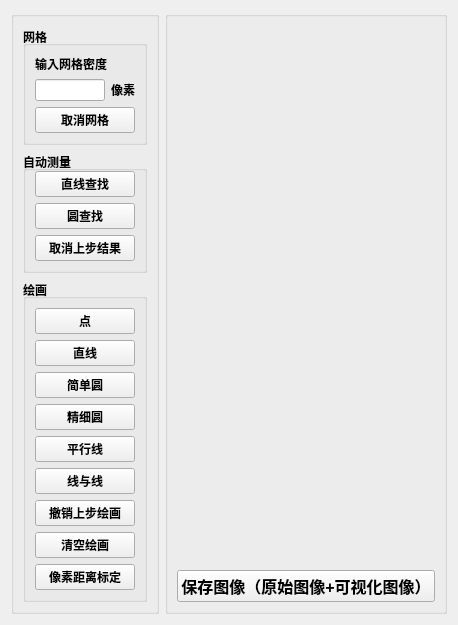
      <widget class="QWidget" name="tabFrontView">
       <attribute name="title">
        <string>对向视图</string>
       </attribute>
       <layout class="QHBoxLayout" name="horizontalLayout_21">
        <item>
         <widget class="QGroupBox" name="groupBox_19">
          <property name="font">
           <font>
            <pointsize>12</pointsize>
            <weight>75</weight>
            <bold>true</bold>
           </font>
          </property>
          <property name="acceptDrops">
           <bool>false</bool>
          </property>
          <property name="title">
           <string/>
          </property>
          <property name="flat">
           <bool>false</bool>
          </property>
          <layout class="QVBoxLayout" name="verticalLayout_14" stretch="1,1,3">
           <item>
            <widget class="QGroupBox" name="groupBox_20">
             <property name="font">
              <font>
               <pointsize>9</pointsize>
               <weight>75</weight>
               <bold>true</bold>
              </font>
             </property>
             <property name="contextMenuPolicy">
              <enum>Qt::DefaultContextMenu</enum>
             </property>
             <property name="layoutDirection">
              <enum>Qt::LeftToRight</enum>
             </property>
             <property name="autoFillBackground">
              <bool>false</bool>
             </property>
             <property name="title">
              <string>网格</string>
             </property>
             <property name="alignment">
              <set>Qt::AlignLeading|Qt::AlignLeft|Qt::AlignVCenter</set>
             </property>
             <property name="flat">
              <bool>false</bool>
             </property>
             <property name="checkable">
              <bool>false</bool>
             </property>
             <layout class="QGridLayout" name="gridLayout_14">
              <item row="2" column="0" colspan="2">
               <widget class="QPushButton" name="btnCancelGrids_Front">
                <property name="sizePolicy">
                 <sizepolicy hsizetype="Minimum" vsizetype="Fixed">
                  <horstretch>0</horstretch>
                  <verstretch>0</verstretch>
                 </sizepolicy>
                </property>
                <property name="font">
                 <font>
                  <pointsize>9</pointsize>
                  <weight>75</weight>
                  <bold>true</bold>
                 </font>
                </property>
                <property name="text">
                 <string>取消网格</string>
                </property>
               </widget>
              </item>
              <item row="1" column="1">
               <widget class="QLabel" name="label_35">
                <property name="sizePolicy">
                 <sizepolicy hsizetype="Minimum" vsizetype="Fixed">
                  <horstretch>0</horstretch>
                  <verstretch>0</verstretch>
                 </sizepolicy>
                </property>
                <property name="text">
                 <string>像素</string>
                </property>
               </widget>
              </item>
              <item row="0" column="0" colspan="2">
               <widget class="QLabel" name="label_6">
                <property name="sizePolicy">
                 <sizepolicy hsizetype="Maximum" vsizetype="Fixed">
                  <horstretch>0</horstretch>
                  <verstretch>0</verstretch>
                 </sizepolicy>
                </property>
                <property name="font">
                 <font>
                  <pointsize>9</pointsize>
                  <weight>75</weight>
                  <bold>true</bold>
                 </font>
                </property>
                <property name="text">
                 <string>输入网格密度</string>
                </property>
                <property name="alignment">
                 <set>Qt::AlignRight|Qt::AlignTrailing|Qt::AlignVCenter</set>
                </property>
               </widget>
              </item>
              <item row="1" column="0">
               <widget class="QLineEdit" name="leGridDens_Front">
                <property name="sizePolicy">
                 <sizepolicy hsizetype="Minimum" vsizetype="Fixed">
                  <horstretch>0</horstretch>
                  <verstretch>0</verstretch>
                 </sizepolicy>
                </property>
                <property name="maximumSize">
                 <size>
                  <width>70</width>
                  <height>16777215</height>
                 </size>
                </property>
                <property name="alignment">
                 <set>Qt::AlignCenter</set>
                </property>
               </widget>
              </item>
             </layout>
            </widget>
           </item>
           <item>
            <widget class="QGroupBox" name="groupBox_22">
             <property name="font">
              <font>
               <pointsize>9</pointsize>
               <weight>75</weight>
               <bold>true</bold>
              </font>
             </property>
             <property name="contextMenuPolicy">
              <enum>Qt::DefaultContextMenu</enum>
             </property>
             <property name="layoutDirection">
              <enum>Qt::LeftToRight</enum>
             </property>
             <property name="autoFillBackground">
              <bool>false</bool>
             </property>
             <property name="title">
              <string>自动测量</string>
             </property>
             <property name="alignment">
              <set>Qt::AlignLeading|Qt::AlignLeft|Qt::AlignVCenter</set>
             </property>
             <property name="flat">
              <bool>false</bool>
             </property>
             <property name="checkable">
              <bool>false</bool>
             </property>
             <layout class="QVBoxLayout" name="verticalLayout_17">
              <property name="topMargin">
               <number>0</number>
              </property>
              <item>
               <widget class="QPushButton" name="btnLineDet_Front">
                <property name="sizePolicy">
                 <sizepolicy hsizetype="Minimum" vsizetype="Fixed">
                  <horstretch>0</horstretch>
                  <verstretch>0</verstretch>
                 </sizepolicy>
                </property>
                <property name="font">
                 <font>
                  <pointsize>9</pointsize>
                  <weight>75</weight>
                  <bold>true</bold>
                 </font>
                </property>
                <property name="text">
                 <string>直线查找</string>
                </property>
               </widget>
              </item>
              <item>
               <widget class="QPushButton" name="btnCircleDet_Front">
                <property name="sizePolicy">
                 <sizepolicy hsizetype="Minimum" vsizetype="Fixed">
                  <horstretch>0</horstretch>
                  <verstretch>0</verstretch>
                 </sizepolicy>
                </property>
                <property name="font">
                 <font>
                  <pointsize>9</pointsize>
                  <weight>75</weight>
                  <bold>true</bold>
                 </font>
                </property>
                <property name="text">
                 <string>圆查找</string>
                </property>
               </widget>
              </item>
              <item>
               <widget class="QPushButton" name="btnCan1StepDet_Front">
                <property name="sizePolicy">
                 <sizepolicy hsizetype="Minimum" vsizetype="Fixed">
                  <horstretch>0</horstretch>
                  <verstretch>0</verstretch>
                 </sizepolicy>
                </property>
                <property name="font">
                 <font>
                  <pointsize>9</pointsize>
                  <weight>75</weight>
                  <bold>true</bold>
                 </font>
                </property>
                <property name="text">
                 <string>取消上步结果</string>
                </property>
               </widget>
              </item>
             </layout>
            </widget>
           </item>
           <item>
            <widget class="QGroupBox" name="groupBox_26">
             <property name="font">
              <font>
               <pointsize>9</pointsize>
               <weight>75</weight>
               <bold>true</bold>
              </font>
             </property>
             <property name="layoutDirection">
              <enum>Qt::LeftToRight</enum>
             </property>
             <property name="title">
              <string>绘画</string>
             </property>
             <property name="alignment">
              <set>Qt::AlignLeading|Qt::AlignLeft|Qt::AlignVCenter</set>
             </property>
             <property name="flat">
              <bool>false</bool>
             </property>
             <property name="checkable">
              <bool>false</bool>
             </property>
             <layout class="QGridLayout" name="gridLayout_21">
              <item row="0" column="0">
               <widget class="QPushButton" name="btnDrawPoint_Front">
                <property name="text">
                 <string>点</string>
                </property>
               </widget>
              </item>
              <item row="5" column="0">
               <widget class="QPushButton" name="btnDraw2Line_Front">
                <property name="font">
                 <font>
                  <pointsize>9</pointsize>
                  <weight>75</weight>
                  <bold>true</bold>
                 </font>
                </property>
                <property name="text">
                 <string>线与线</string>
                </property>
               </widget>
              </item>
              <item row="2" column="0">
               <widget class="QPushButton" name="btnDrawSimpleCircle_Front">
                <property name="font">
                 <font>
                  <family>Agency FB</family>
                  <pointsize>9</pointsize>
                  <weight>75</weight>
                  <bold>true</bold>
                 </font>
                </property>
                <property name="text">
                 <string>简单圆</string>
                </property>
               </widget>
              </item>
              <item row="3" column="0">
               <widget class="QPushButton" name="btnDrawFineCircle_Front">
                <property name="font">
                 <font>
                  <family>Agency FB</family>
                  <pointsize>9</pointsize>
                  <weight>75</weight>
                  <bold>true</bold>
                 </font>
                </property>
                <property name="text">
                 <string>精细圆</string>
                </property>
               </widget>
              </item>
              <item row="4" column="0">
               <widget class="QPushButton" name="btnDrawParallel_Front">
                <property name="font">
                 <font>
                  <pointsize>9</pointsize>
                  <weight>75</weight>
                  <bold>true</bold>
                 </font>
                </property>
                <property name="text">
                 <string>平行线</string>
                </property>
               </widget>
              </item>
              <item row="1" column="0">
               <widget class="QPushButton" name="btnDrawStraight_Front">
                <property name="font">
                 <font>
                  <pointsize>9</pointsize>
                  <weight>75</weight>
                  <bold>true</bold>
                 </font>
                </property>
                <property name="text">
                 <string>直线</string>
                </property>
               </widget>
              </item>
              <item row="7" column="0">
               <widget class="QPushButton" name="btnClearDrawings_Front">
                <property name="font">
                 <font>
                  <pointsize>9</pointsize>
                  <weight>75</weight>
                  <bold>true</bold>
                 </font>
                </property>
                <property name="text">
                 <string>清空绘画</string>
                </property>
               </widget>
              </item>
              <item row="6" column="0">
               <widget class="QPushButton" name="btnCan1StepDraw_Front">
                <property name="font">
                 <font>
                  <pointsize>9</pointsize>
                  <weight>75</weight>
                  <bold>true</bold>
                 </font>
                </property>
                <property name="text">
                 <string>撤销上步绘画</string>
                </property>
               </widget>
              </item>
              <item row="8" column="0">
               <widget class="QPushButton" name="btnCalibration_Front">
                <property name="text">
                 <string>像素距离标定</string>
                </property>
               </widget>
              </item>
             </layout>
            </widget>
           </item>
          </layout>
         </widget>
        </item>
        <item>
         <widget class="QGroupBox" name="groupBox_23">
          <property name="sizePolicy">
           <sizepolicy hsizetype="Preferred" vsizetype="Preferred">
            <horstretch>0</horstretch>
            <verstretch>0</verstretch>
           </sizepolicy>
          </property>
          <property name="font">
           <font>
            <pointsize>12</pointsize>
            <weight>75</weight>
            <bold>true</bold>
           </font>
          </property>
          <property name="title">
           <string/>
          </property>
          <layout class="QGridLayout" name="gridLayout_9">
           <item row="0" column="0">
            <widget class="QLabel" name="lbFrontView_2">
             <property name="sizePolicy">
              <sizepolicy hsizetype="Expanding" vsizetype="Preferred">
               <horstretch>0</horstretch>
               <verstretch>0</verstretch>
              </sizepolicy>
             </property>
             <property name="text">
              <string/>
             </property>
             <property name="alignment">
              <set>Qt::AlignCenter</set>
             </property>
            </widget>
           </item>
           <item row="1" column="0">
            <widget class="QPushButton" name="btnSaveImage_Front">
             <property name="text">
              <string>保存图像（原始图像+可视化图像）</string>
             </property>
            </widget>
           </item>
          </layout>
         </widget>
        </item>
       </layout>
      </widget>
